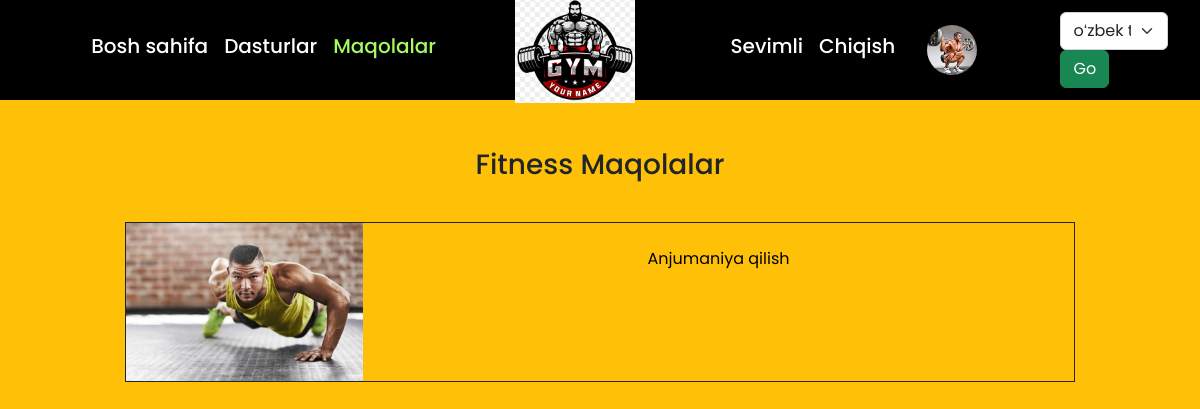
Page /articles/ (signed in) on the committed database.
### fitnes_app/models.py (models this page shows, shortened)
class User(AbstractUser):
    email = models.EmailField(unique=True, null=True)
    avatar = models.ImageField(upload_to='avatar/', blank=True, null=True)
    USERNAME_FIELD = 'email'
    REQUIRED_FIELDS = ['username']

class Article(models.Model):
    slug = models.SlugField()
    title = models.CharField(max_length=255)
    context = RichTextUploadingField()
    picture = models.ImageField(upload_to='articles/')

### fitnes_app/views.py (the view)
# urls.py: path('articles/', views.articles_page, name="articles"),
def articles_page(request):
    articles = Article.objects.all()
    context = {
        'articles': articles,
        'article': 'active'
    }
    return render(request, 'articles.html', context)

### templates/articles.html (shortened to what this page needs)
{% extends 'main.html' %}
{% load static %}
{% load i18n %}
{% block content %}
<section class="container mt-5">
    <h3 class="text-center">{% trans 'Fitness Maqolalar' %}</h3>
    <div class="row  d-flex justify-content-center mt-4">
        {% if articles %}
        {% for article in articles %}
        <div class="bg-warning col-10 col-md-10 my-3 border-dark border border-1">
            <a href="{% url 'article_detail' article.slug %}">
              <div class="row">
                <div class="col-12 col-lg-3 p-0">
                    <img src="/media/{{ article.picture }}" alt="Image" class="img-fluid">
                </div>
                <div class="col-12 col-lg-9">
                    <p class=" text-center mt-4">
                        {{ article.title }}
                    </p>
                </div>
            </div>
            </a>
        </div>
        {% endfor %}
        {% else %}
        <center>
            <h1 style="font-size: 400px;">⁉️</h1>
            <h3>{% trans 'Siz bazadan hamma ma`lumotlarni uchiip tashladingiz' %}</h3>
        </center>
        {% endif %}
    </div>
</section>
{% endblock %}

### templates/includes/navbar.html (shortened to what this page needs)
<!doctype html>
{% load i18n %}
{% load static %}
<html lang="en">
<head>
</head>
<body>
<nav style="height: 100px;" class="navbar navbar-expand-lg bg-0 navbar-dark">
    <div class="container">
      <div class="collapse navbar-collapse d-lg-flex justify-content-lg-evenly" id="navbarNav">
        <ul class="navbar-nav">
          <li class="nav-item">
            <a class="nav-link {{ home }}" aria-current="page" href="{% url 'home' %}"><h5>{% trans 'Bosh sahifa' %}</h5></a>
          </li>
          <li class="nav-item">
            <a class="nav-link {{ prog }}" href="{% url 'programms' %}"><h5>{% trans 'Dasturlar' %}</h5></a>
          </li>
          <li class="nav-item">
            <a class="nav-link {{ article }}" href="{% url 'articles' %}"><h5>{% trans 'Maqolalar' %}</h5></a>
          </li>
        </ul>
        <div class="d-none d-lg-block">
          <a class="navbar-brand" href="{% url 'home' %}">
            <img style="z-index: 100px;" src="{% static 'images/k.png' %}" alt="Logo brand">
          </a>
        </div>
        <ul class="navbar-nav align-items-lg-center">
          {% if request.user.is_authenticated %}
          <li class="nav-item">
            <a class="nav-link {{ favorite }}" href="{% url 'favorite' %}"><h5>{% trans 'Sevimli' %}</h5></a>
          </li>
          <li class="nav-item">
            <a class="nav-link" href="{% url 'logout' %}"><h5>{% trans 'Chiqish' %}</h5></a>
          </li>
          <li class="nav-item ms-lg-4">
            <a class="user_img_a" href="{% url 'profile' %}">
              {% if user.avatar %}
              <img class="user_img" src="{{ user.avatar.url }}" alt="{{ user.first_name }}">
              {% else %}
              <img class="user_img" src="https://encrypted-tbn0.gstatic.com/images?q=tbn:ANd9GcSPGrIZeJ49kGTelc1iKCt-hRtyKSyUvjgussFvt6yuuBUsh2o1LAuM9Xv-7AUeW1Izogo&usqp=CAU" alt="">
              {% endif %}
            </a>
          </li>
          {% endif %}
        </ul>
      </div>
    </div>
            <div style="margin-right: 2rem; display: flex;">
                <form action="{% url 'set_language' %}" method="post">
                    <select name="language" class="form-select">
                        {% get_current_language as LANGUAGE_CODE %}
                        {% get_available_languages as LANGUAGES %}
                        {% get_language_info_list for LANGUAGES as languages %}
                        {% for language in languages %}
                        <option value="{{ language.code }}"{% if language.code == LANGUAGE_CODE %} selected{% endif %}>
                            {{ language.name_local }}
                        </option>
                        {% endfor %}
                    </select>
                    <input class="btn btn-success" type="submit" value="Go">
                </form>
            </div>
    </nav>
</body>
</html>

### static/css/style.css (style rules this page uses)
* { margin: 0; padding: 0; box-sizing: border-box; font-family: 'Poppins', sans-serif; }
.navbar-brand img { width: 120px; }
.bg-0 { background-color: #000 !important; color: #fff; }
.navbar-dark { background-color: #000 !important; color: #fff; }
.user_img_a { width: 50px; height: 50px; border-radius: 50%; display: block; position: relative; }
.user_img { width: 100%; height: 100%; object-fit: cover; position: absolute; border-radius: 50%; padding: 0 !important; }
.nav-link { color: #fff !important; }
.active { color: #a3fa61 !important; }
a { text-decoration: none; color: #000; }

### rows in the picture
User: avatar (picture)
Article: picture (picture), title "Anjumaniya qilish"

### other values in the picture
form field language "oʻzbek tili"
